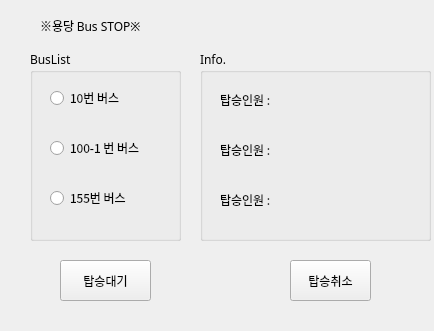
<?xml version="1.0" encoding="UTF-8"?>
<ui version="4.0">
 <class>Form</class>
 <widget class="QWidget" name="Form">
  <property name="geometry">
   <rect>
    <x>0</x>
    <y>0</y>
    <width>434</width>
    <height>331</height>
   </rect>
  </property>
  <property name="font">
   <font>
    <family>나눔고딕</family>
   </font>
  </property>
  <property name="windowTitle">
   <string>Form</string>
  </property>
  <widget class="QGroupBox" name="groupBox_2">
   <property name="geometry">
    <rect>
     <x>200</x>
     <y>50</y>
     <width>231</width>
     <height>191</height>
    </rect>
   </property>
   <property name="title">
    <string>Info.</string>
   </property>
   <widget class="QLabel" name="bus3Cnt">
    <property name="geometry">
     <rect>
      <x>100</x>
      <y>140</y>
      <width>51</width>
      <height>21</height>
     </rect>
    </property>
    <property name="text">
     <string/>
    </property>
   </widget>
   <widget class="QLabel" name="bus2Cnt">
    <property name="geometry">
     <rect>
      <x>100</x>
      <y>90</y>
      <width>50</width>
      <height>20</height>
     </rect>
    </property>
    <property name="text">
     <string/>
    </property>
   </widget>
   <widget class="QLabel" name="bus1Cnt">
    <property name="geometry">
     <rect>
      <x>100</x>
      <y>40</y>
      <width>50</width>
      <height>20</height>
     </rect>
    </property>
    <property name="text">
     <string/>
    </property>
   </widget>
   <widget class="QLabel" name="label">
    <property name="geometry">
     <rect>
      <x>20</x>
      <y>40</y>
      <width>81</width>
      <height>20</height>
     </rect>
    </property>
    <property name="text">
     <string>탑승인원 : </string>
    </property>
   </widget>
   <widget class="QLabel" name="label_2">
    <property name="geometry">
     <rect>
      <x>20</x>
      <y>90</y>
      <width>81</width>
      <height>20</height>
     </rect>
    </property>
    <property name="text">
     <string>탑승인원 : </string>
    </property>
   </widget>
   <widget class="QLabel" name="label_3">
    <property name="geometry">
     <rect>
      <x>20</x>
      <y>140</y>
      <width>81</width>
      <height>20</height>
     </rect>
    </property>
    <property name="text">
     <string>탑승인원 : </string>
    </property>
   </widget>
  </widget>
  <widget class="QPushButton" name="busPlus">
   <property name="geometry">
    <rect>
     <x>60</x>
     <y>260</y>
     <width>91</width>
     <height>41</height>
    </rect>
   </property>
   <property name="text">
    <string>탑승대기</string>
   </property>
  </widget>
  <widget class="QPushButton" name="busMinus">
   <property name="geometry">
    <rect>
     <x>290</x>
     <y>260</y>
     <width>81</width>
     <height>41</height>
    </rect>
   </property>
   <property name="text">
    <string>탑승취소</string>
   </property>
  </widget>
  <widget class="QGroupBox" name="groupBox">
   <property name="geometry">
    <rect>
     <x>30</x>
     <y>50</y>
     <width>151</width>
     <height>191</height>
    </rect>
   </property>
   <property name="title">
    <string>BusList</string>
   </property>
   <widget class="QRadioButton" name="btnBus1">
    <property name="geometry">
     <rect>
      <x>20</x>
      <y>40</y>
      <width>101</width>
      <height>16</height>
     </rect>
    </property>
    <property name="text">
     <string>10번 버스</string>
    </property>
   </widget>
   <widget class="QRadioButton" name="btnBus2">
    <property name="geometry">
     <rect>
      <x>20</x>
      <y>90</y>
      <width>121</width>
      <height>16</height>
     </rect>
    </property>
    <property name="text">
     <string>100-1 번 버스</string>
    </property>
   </widget>
   <widget class="QRadioButton" name="btnBus3">
    <property name="geometry">
     <rect>
      <x>20</x>
      <y>140</y>
      <width>111</width>
      <height>16</height>
     </rect>
    </property>
    <property name="text">
     <string>155번 버스</string>
    </property>
   </widget>
  </widget>
  <widget class="QLabel" name="label_4">
   <property name="geometry">
    <rect>
     <x>40</x>
     <y>10</y>
     <width>131</width>
     <height>31</height>
    </rect>
   </property>
   <property name="text">
    <string>※용당 Bus STOP※</string>
   </property>
  </widget>
 </widget>
 <resources/>
 <connections/>
</ui>
